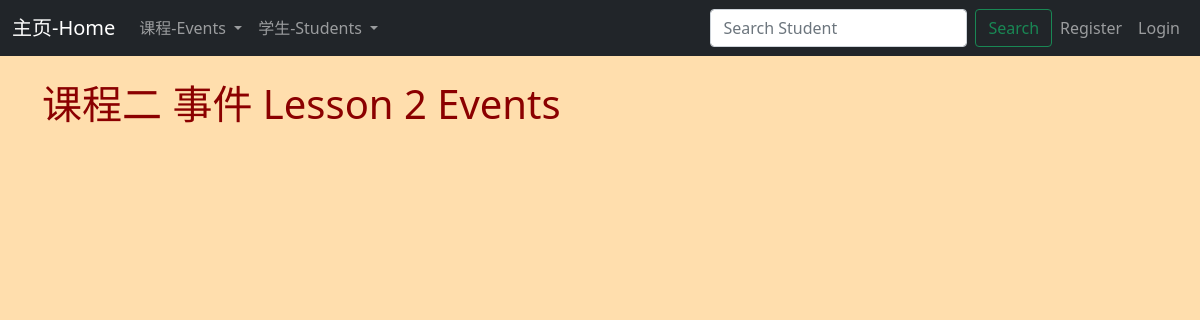
Before: /events/lesson-two with the older database file.
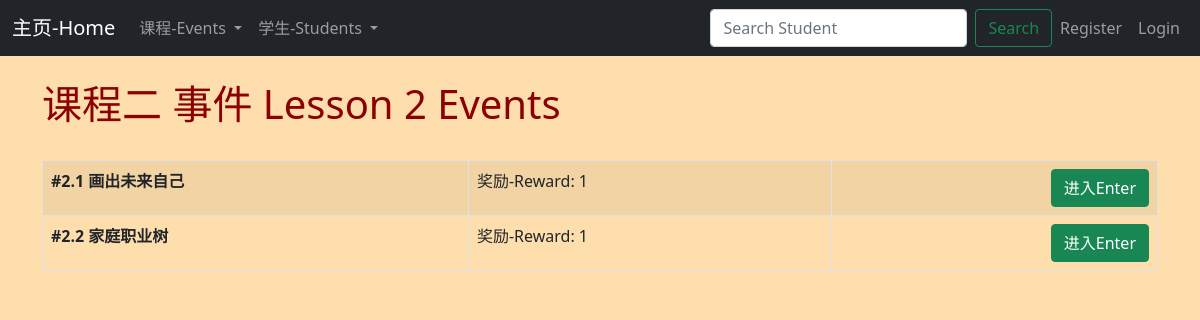
After: the same page with the newer database file.
### events/models.py (models this page shows, shortened)
class Event(models.Model):
	name = models.CharField('Event Name', max_length=120 )
	description = models.TextField(blank = True)
	lesson = models.IntegerField("Lesson Number", blank=False)
	reward = models.IntegerField("Badge",blank=False, default="1")

### events/views.py (the view)
# urls.py: path('events/lesson-two', views.lesson_two, name = 'lesson-two'),
def lesson_two(request):
	event_list = Event.objects.all()
	return render(request,
		'events/lesson_two.html', {
		'event_list' : event_list
		})

### events/templates/events/lesson_two.html (shortened to what this page needs)
{% extends 'events/base.html' %}
{% block content %}
<head>
</head>
	<h1> 课程二 事件 Lesson 2 Events </h1>
<br/>
<table class="table table-striped table-hover table-bordered ">
{% for event in event_list %}
{% if event.lesson == 2 %}
        	<tr>
    			<td>
    					<strong>{{ event.name }}</strong>
    			</td>
    			<td>
    				奖励-Reward: {{ event.reward }}
    			</td>
    			<td>
    					<a href=" {% url 'show-event' event.id %}">
    					<input type = "submit" value = "进入Enter" class = "btn btn-success" style="float: right;"></a>
    			</td>
    		</tr>
{% endif %}
{% endfor %}
</table>
<br/>
{% endblock %}

Changed rows visible on the page:
now on this page (row edited): Event: name "#2.1 画出未来自己", reward "1"
now on this page (row edited): Event: name "#2.2 家庭职业树", reward "1"
